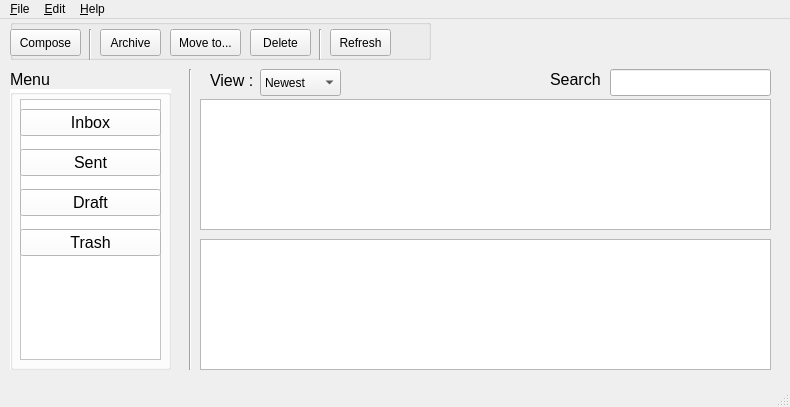
<?xml version="1.0" encoding="UTF-8"?>
<ui version="4.0">
 <class>send_window</class>
 <widget class="QMainWindow" name="send_window">
  <property name="geometry">
   <rect>
    <x>0</x>
    <y>0</y>
    <width>790</width>
    <height>407</height>
   </rect>
  </property>
  <property name="windowTitle">
   <string>MainWindow</string>
  </property>
  <widget class="QWidget" name="centralwidget">
   <widget class="QLineEdit" name="lineEdit">
    <property name="geometry">
     <rect>
      <x>610</x>
      <y>50</y>
      <width>161</width>
      <height>27</height>
     </rect>
    </property>
   </widget>
   <widget class="QComboBox" name="comboBox">
    <property name="geometry">
     <rect>
      <x>260</x>
      <y>50</y>
      <width>81</width>
      <height>27</height>
     </rect>
    </property>
    <item>
     <property name="text">
      <string>Newest</string>
     </property>
    </item>
    <item>
     <property name="text">
      <string>Oldest</string>
     </property>
    </item>
    <item>
     <property name="text">
      <string>Unread</string>
     </property>
    </item>
   </widget>
   <widget class="QLabel" name="search_label">
    <property name="geometry">
     <rect>
      <x>550</x>
      <y>40</y>
      <width>56</width>
      <height>41</height>
     </rect>
    </property>
    <property name="font">
     <font>
      <pointsize>12</pointsize>
     </font>
    </property>
    <property name="text">
     <string>Search :</string>
    </property>
   </widget>
   <widget class="QGroupBox" name="groupBox">
    <property name="geometry">
     <rect>
      <x>10</x>
      <y>0</y>
      <width>421</width>
      <height>41</height>
     </rect>
    </property>
    <property name="title">
     <string/>
    </property>
    <widget class="QPushButton" name="compose_pushButton">
     <property name="geometry">
      <rect>
       <x>0</x>
       <y>10</y>
       <width>71</width>
       <height>27</height>
      </rect>
     </property>
     <property name="text">
      <string>Compose</string>
     </property>
    </widget>
    <widget class="QPushButton" name="refresh_pushButton">
     <property name="geometry">
      <rect>
       <x>320</x>
       <y>10</y>
       <width>61</width>
       <height>27</height>
      </rect>
     </property>
     <property name="styleSheet">
      <string notr="true"/>
     </property>
     <property name="text">
      <string>Refresh</string>
     </property>
    </widget>
    <widget class="QPushButton" name="archive_pushButton">
     <property name="geometry">
      <rect>
       <x>90</x>
       <y>10</y>
       <width>61</width>
       <height>27</height>
      </rect>
     </property>
     <property name="text">
      <string>Archive</string>
     </property>
    </widget>
    <widget class="QPushButton" name="move_pushButton">
     <property name="geometry">
      <rect>
       <x>160</x>
       <y>10</y>
       <width>71</width>
       <height>27</height>
      </rect>
     </property>
     <property name="text">
      <string>Move to...</string>
     </property>
    </widget>
    <widget class="QPushButton" name="delete_pushButton">
     <property name="geometry">
      <rect>
       <x>240</x>
       <y>10</y>
       <width>61</width>
       <height>27</height>
      </rect>
     </property>
     <property name="text">
      <string>Delete</string>
     </property>
    </widget>
    <widget class="Line" name="line_2">
     <property name="geometry">
      <rect>
       <x>300</x>
       <y>10</y>
       <width>20</width>
       <height>31</height>
      </rect>
     </property>
     <property name="orientation">
      <enum>Qt::Vertical</enum>
     </property>
    </widget>
    <widget class="Line" name="line_3">
     <property name="geometry">
      <rect>
       <x>70</x>
       <y>10</y>
       <width>20</width>
       <height>31</height>
      </rect>
     </property>
     <property name="orientation">
      <enum>Qt::Vertical</enum>
     </property>
    </widget>
   </widget>
   <widget class="QTextBrowser" name="textBrowser_2">
    <property name="geometry">
     <rect>
      <x>200</x>
      <y>220</y>
      <width>571</width>
      <height>131</height>
     </rect>
    </property>
   </widget>
   <widget class="QTextBrowser" name="textBrowser">
    <property name="geometry">
     <rect>
      <x>200</x>
      <y>80</y>
      <width>571</width>
      <height>131</height>
     </rect>
    </property>
   </widget>
   <widget class="QLabel" name="view_label">
    <property name="geometry">
     <rect>
      <x>210</x>
      <y>46</y>
      <width>56</width>
      <height>31</height>
     </rect>
    </property>
    <property name="font">
     <font>
      <pointsize>12</pointsize>
     </font>
    </property>
    <property name="text">
     <string>View :</string>
    </property>
   </widget>
   <widget class="QGroupBox" name="groupBox_2">
    <property name="geometry">
     <rect>
      <x>10</x>
      <y>70</y>
      <width>161</width>
      <height>281</height>
     </rect>
    </property>
    <property name="autoFillBackground">
     <bool>false</bool>
    </property>
    <property name="styleSheet">
     <string notr="true">
background-color: rgb(255, 255, 255);</string>
    </property>
    <property name="title">
     <string/>
    </property>
    <widget class="QTreeView" name="menu">
     <property name="geometry">
      <rect>
       <x>10</x>
       <y>10</y>
       <width>141</width>
       <height>261</height>
      </rect>
     </property>
    </widget>
    <widget class="QPushButton" name="inbox_pushButton">
     <property name="geometry">
      <rect>
       <x>10</x>
       <y>20</y>
       <width>141</width>
       <height>27</height>
      </rect>
     </property>
     <property name="font">
      <font>
       <pointsize>12</pointsize>
      </font>
     </property>
     <property name="cursor">
      <cursorShape>PointingHandCursor</cursorShape>
     </property>
     <property name="styleSheet">
      <string notr="true"/>
     </property>
     <property name="text">
      <string>Inbox</string>
     </property>
    </widget>
    <widget class="QPushButton" name="sent_pushButton">
     <property name="geometry">
      <rect>
       <x>10</x>
       <y>60</y>
       <width>141</width>
       <height>27</height>
      </rect>
     </property>
     <property name="font">
      <font>
       <pointsize>12</pointsize>
      </font>
     </property>
     <property name="cursor">
      <cursorShape>PointingHandCursor</cursorShape>
     </property>
     <property name="text">
      <string>Sent</string>
     </property>
    </widget>
    <widget class="QPushButton" name="draft_pushButton">
     <property name="geometry">
      <rect>
       <x>10</x>
       <y>100</y>
       <width>141</width>
       <height>27</height>
      </rect>
     </property>
     <property name="font">
      <font>
       <pointsize>12</pointsize>
      </font>
     </property>
     <property name="cursor">
      <cursorShape>PointingHandCursor</cursorShape>
     </property>
     <property name="text">
      <string>Draft</string>
     </property>
    </widget>
    <widget class="QPushButton" name="trash_pushButton">
     <property name="geometry">
      <rect>
       <x>10</x>
       <y>140</y>
       <width>141</width>
       <height>27</height>
      </rect>
     </property>
     <property name="font">
      <font>
       <pointsize>12</pointsize>
      </font>
     </property>
     <property name="cursor">
      <cursorShape>PointingHandCursor</cursorShape>
     </property>
     <property name="text">
      <string>Trash</string>
     </property>
    </widget>
    <zorder>menu</zorder>
    <zorder>inbox_pushButton</zorder>
    <zorder>sent_pushButton</zorder>
    <zorder>trash_pushButton</zorder>
    <zorder>draft_pushButton</zorder>
   </widget>
   <widget class="Line" name="line">
    <property name="geometry">
     <rect>
      <x>180</x>
      <y>50</y>
      <width>20</width>
      <height>301</height>
     </rect>
    </property>
    <property name="orientation">
     <enum>Qt::Vertical</enum>
    </property>
   </widget>
   <widget class="QLabel" name="menu_label">
    <property name="geometry">
     <rect>
      <x>10</x>
      <y>40</y>
      <width>56</width>
      <height>41</height>
     </rect>
    </property>
    <property name="font">
     <font>
      <pointsize>12</pointsize>
      <weight>50</weight>
      <bold>false</bold>
     </font>
    </property>
    <property name="text">
     <string>Menu</string>
    </property>
   </widget>
  </widget>
  <widget class="QMenuBar" name="menubar">
   <property name="geometry">
    <rect>
     <x>0</x>
     <y>0</y>
     <width>790</width>
     <height>25</height>
    </rect>
   </property>
   <widget class="QMenu" name="menu_File">
    <property name="title">
     <string>&amp;File</string>
    </property>
   </widget>
   <widget class="QMenu" name="menu_Edit">
    <property name="title">
     <string>&amp;Edit</string>
    </property>
   </widget>
   <widget class="QMenu" name="menu_Help">
    <property name="title">
     <string>&amp;Help</string>
    </property>
    <addaction name="actionAbout_Us"/>
   </widget>
   <addaction name="menu_File"/>
   <addaction name="menu_Edit"/>
   <addaction name="menu_Help"/>
  </widget>
  <widget class="QStatusBar" name="statusbar"/>
  <action name="actionAbout_Us">
   <property name="text">
    <string>About Us</string>
   </property>
  </action>
 </widget>
 <resources/>
 <connections/>
</ui>
